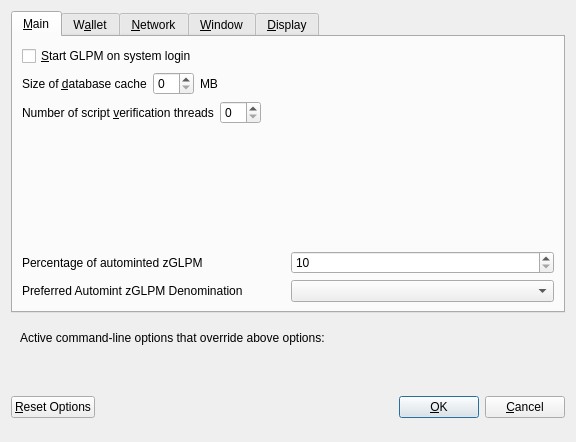
<?xml version="1.0" encoding="UTF-8"?>
<ui version="4.0">
 <class>OptionsDialog</class>
 <widget class="QDialog" name="OptionsDialog">
  <property name="geometry">
   <rect>
    <x>0</x>
    <y>0</y>
    <width>576</width>
    <height>442</height>
   </rect>
  </property>
  <property name="windowTitle">
   <string>Options</string>
  </property>
  <property name="modal">
   <bool>true</bool>
  </property>
  <layout class="QVBoxLayout" name="verticalLayout">
   <item>
    <widget class="QTabWidget" name="tabWidget">
     <property name="currentIndex">
      <number>0</number>
     </property>
     <widget class="QWidget" name="tabMain">
      <attribute name="title">
       <string>&amp;Main</string>
      </attribute>
      <layout class="QVBoxLayout" name="verticalLayout_Main">
       <item>
        <widget class="QCheckBox" name="bitcoinAtStartup">
         <property name="toolTip">
          <string>Automatically start GLPM after logging in to the system.</string>
         </property>
         <property name="text">
          <string>&amp;Start GLPM on system login</string>
         </property>
        </widget>
       </item>
       <item>
        <layout class="QHBoxLayout" name="horizontalLayout_2_Main">
         <item>
          <widget class="QLabel" name="databaseCacheLabel">
           <property name="text">
            <string>Size of &amp;database cache</string>
           </property>
           <property name="textFormat">
            <enum>Qt::PlainText</enum>
           </property>
           <property name="buddy">
            <cstring>databaseCache</cstring>
           </property>
          </widget>
         </item>
         <item>
          <widget class="QSpinBox" name="databaseCache"/>
         </item>
         <item>
          <widget class="QLabel" name="databaseCacheUnitLabel">
           <property name="text">
            <string>MB</string>
           </property>
           <property name="textFormat">
            <enum>Qt::PlainText</enum>
           </property>
          </widget>
         </item>
         <item>
          <spacer name="horizontalSpacer_2_Main">
           <property name="orientation">
            <enum>Qt::Horizontal</enum>
           </property>
           <property name="sizeHint" stdset="0">
            <size>
             <width>40</width>
             <height>20</height>
            </size>
           </property>
          </spacer>
         </item>
        </layout>
       </item>
       <item>
        <layout class="QHBoxLayout" name="horizontalLayout_3_Main">
         <item>
          <widget class="QLabel" name="threadsScriptVerifLabel">
           <property name="text">
            <string>Number of script &amp;verification threads</string>
           </property>
           <property name="textFormat">
            <enum>Qt::PlainText</enum>
           </property>
           <property name="buddy">
            <cstring>threadsScriptVerif</cstring>
           </property>
          </widget>
         </item>
         <item>
          <widget class="QSpinBox" name="threadsScriptVerif">
           <property name="toolTip">
            <string>(0 = auto, &lt;0 = leave that many cores free)</string>
           </property>
          </widget>
         </item>
         <item>
          <spacer name="horizontalSpacer_3_Main">
           <property name="orientation">
            <enum>Qt::Horizontal</enum>
           </property>
           <property name="sizeHint" stdset="0">
            <size>
             <width>40</width>
             <height>20</height>
            </size>
           </property>
          </spacer>
         </item>
        </layout>
       </item>
       <item>
        <spacer name="verticalSpacer_2">
         <property name="orientation">
          <enum>Qt::Vertical</enum>
         </property>
         <property name="sizeHint" stdset="0">
          <size>
           <width>20</width>
           <height>40</height>
          </size>
         </property>
        </spacer>
       </item>
       <item>
        <layout class="QHBoxLayout" name="horizontalLayout_3">
         <item>
          <widget class="QLabel" name="percentage_label">
           <property name="toolTip">
            <string>Percentage of incoming GLPM which get automatically converted to zGLPM via Zerocoin Protocol (min: 10%)</string>
           </property>
           <property name="text">
            <string>Percentage of autominted zGLPM</string>
           </property>
          </widget>
         </item>
         <item>
          <widget class="QSpinBox" name="zeromintPercentage">
           <property name="minimum">
            <number>10</number>
           </property>
           <property name="maximum">
            <number>100</number>
           </property>
          </widget>
         </item>
        </layout>
       </item>
       <item>
        <layout class="QHBoxLayout" name="horizontalLayout" stretch="0,0">
         <property name="sizeConstraint">
          <enum>QLayout::SetFixedSize</enum>
         </property>
         <item>
          <widget class="QLabel" name="labelPreferredDenom">
           <property name="maximumSize">
            <size>
             <width>16777215</width>
             <height>16777215</height>
            </size>
           </property>
           <property name="toolTip">
            <string>Wait with automatic conversion to Zerocoin until enough GLPM for this denomination is available</string>
           </property>
           <property name="text">
            <string>Preferred Automint zGLPM Denomination</string>
           </property>
          </widget>
         </item>
         <item>
          <widget class="QComboBox" name="preferredDenom">
           <property name="maximumSize">
            <size>
             <width>16777215</width>
             <height>27</height>
            </size>
           </property>
           <property name="toolTip">
            <string>Wait with automatic conversion to Zerocoin until enough GLPM for this denomination is available</string>
           </property>
           <property name="maxVisibleItems">
            <number>9</number>
           </property>
           <property name="maxCount">
            <number>9</number>
           </property>
          </widget>
         </item>
        </layout>
       </item>
      </layout>
     </widget>
     <widget class="QWidget" name="tabWallet">
      <attribute name="title">
       <string>W&amp;allet</string>
      </attribute>
      <layout class="QVBoxLayout" name="verticalLayout_Wallet">
       <item>
        <widget class="QGroupBox" name="groupBox">
         <property name="title">
          <string>Expert</string>
         </property>
         <layout class="QVBoxLayout" name="verticalLayout_2">
          <item>
           <widget class="QCheckBox" name="coinControlFeatures">
            <property name="toolTip">
             <string>Whether to show coin control features or not.</string>
            </property>
            <property name="text">
             <string>Enable coin &amp;control features</string>
            </property>
           </widget>
          </item>
          <item>
           <widget class="QCheckBox" name="showMasternodesTab">
            <property name="toolTip">
             <string>Show additional tab listing all your masternodes in first sub-tab&lt;br/&gt;and all masternodes on the network in second sub-tab.</string>
            </property>
            <property name="text">
             <string>Show Masternodes Tab</string>
            </property>
           </widget>
          </item>
          <item>
           <widget class="QCheckBox" name="spendZeroConfChange">
            <property name="toolTip">
             <string>If you disable the spending of unconfirmed change, the change from a transaction&lt;br/&gt;cannot be used until that transaction has at least one confirmation.&lt;br/&gt;This also affects how your balance is computed.</string>
            </property>
            <property name="text">
             <string>&amp;Spend unconfirmed change</string>
            </property>
           </widget>
          </item>
         </layout>
        </widget>
       </item>
       <item>
        <spacer name="verticalSpacer_Wallet">
         <property name="orientation">
          <enum>Qt::Vertical</enum>
         </property>
         <property name="sizeHint" stdset="0">
          <size>
           <width>20</width>
           <height>40</height>
          </size>
         </property>
        </spacer>
       </item>
      </layout>
     </widget>
     <widget class="QWidget" name="tabNetwork">
      <attribute name="title">
       <string>&amp;Network</string>
      </attribute>
      <layout class="QVBoxLayout" name="verticalLayout_Network">
       <item>
        <widget class="QCheckBox" name="mapPortUpnp">
         <property name="toolTip">
          <string>Automatically open the GLPM client port on the router. This only works when your router supports UPnP and it is enabled.</string>
         </property>
         <property name="text">
          <string>Map port using &amp;UPnP</string>
         </property>
        </widget>
       </item>
       <item>
        <widget class="QCheckBox" name="allowIncoming">
         <property name="toolTip">
          <string>Accept connections from outside</string>
         </property>
         <property name="text">
          <string>Allow incoming connections</string>
         </property>
        </widget>
       </item>
       <item>
        <widget class="QCheckBox" name="connectSocks">
         <property name="toolTip">
          <string>Connect to the GLPM network through a SOCKS5 proxy.</string>
         </property>
         <property name="text">
          <string>&amp;Connect through SOCKS5 proxy (default proxy):</string>
         </property>
        </widget>
       </item>
       <item>
        <layout class="QHBoxLayout" name="horizontalLayout_1_Network">
         <item>
          <widget class="QLabel" name="proxyIpLabel">
           <property name="text">
            <string>Proxy &amp;IP:</string>
           </property>
           <property name="textFormat">
            <enum>Qt::PlainText</enum>
           </property>
           <property name="buddy">
            <cstring>proxyIp</cstring>
           </property>
          </widget>
         </item>
         <item>
          <widget class="QValidatedLineEdit" name="proxyIp">
           <property name="minimumSize">
            <size>
             <width>140</width>
             <height>0</height>
            </size>
           </property>
           <property name="maximumSize">
            <size>
             <width>140</width>
             <height>16777215</height>
            </size>
           </property>
           <property name="toolTip">
            <string>IP address of the proxy (e.g. IPv4: 127.0.0.1 / IPv6: ::1)</string>
           </property>
          </widget>
         </item>
         <item>
          <widget class="QLabel" name="proxyPortLabel">
           <property name="text">
            <string>&amp;Port:</string>
           </property>
           <property name="textFormat">
            <enum>Qt::PlainText</enum>
           </property>
           <property name="buddy">
            <cstring>proxyPort</cstring>
           </property>
          </widget>
         </item>
         <item>
          <widget class="QLineEdit" name="proxyPort">
           <property name="minimumSize">
            <size>
             <width>55</width>
             <height>0</height>
            </size>
           </property>
           <property name="maximumSize">
            <size>
             <width>55</width>
             <height>16777215</height>
            </size>
           </property>
           <property name="toolTip">
            <string>Port of the proxy (e.g. 9050)</string>
           </property>
          </widget>
         </item>
         <item>
          <spacer name="horizontalSpacer_1_Network">
           <property name="orientation">
            <enum>Qt::Horizontal</enum>
           </property>
           <property name="sizeHint" stdset="0">
            <size>
             <width>40</width>
             <height>20</height>
            </size>
           </property>
          </spacer>
         </item>
        </layout>
       </item>
       <item>
        <spacer name="verticalSpacer_Network">
         <property name="orientation">
          <enum>Qt::Vertical</enum>
         </property>
         <property name="sizeHint" stdset="0">
          <size>
           <width>20</width>
           <height>40</height>
          </size>
         </property>
        </spacer>
       </item>
      </layout>
     </widget>
     <widget class="QWidget" name="tabWindow">
      <attribute name="title">
       <string>&amp;Window</string>
      </attribute>
      <layout class="QVBoxLayout" name="verticalLayout_Window">
       <item>
        <widget class="QCheckBox" name="minimizeToTray">
         <property name="toolTip">
          <string>Show only a tray icon after minimizing the window.</string>
         </property>
         <property name="text">
          <string>&amp;Minimize to the tray instead of the taskbar</string>
         </property>
        </widget>
       </item>
       <item>
        <widget class="QCheckBox" name="minimizeOnClose">
         <property name="toolTip">
          <string>Minimize instead of exit the application when the window is closed. When this option is enabled, the application will be closed only after selecting Quit in the menu.</string>
         </property>
         <property name="text">
          <string>M&amp;inimize on close</string>
         </property>
        </widget>
       </item>
       <item>
        <spacer name="verticalSpacer_Window">
         <property name="orientation">
          <enum>Qt::Vertical</enum>
         </property>
         <property name="sizeHint" stdset="0">
          <size>
           <width>20</width>
           <height>40</height>
          </size>
         </property>
        </spacer>
       </item>
      </layout>
     </widget>
     <widget class="QWidget" name="tabDisplay">
      <attribute name="title">
       <string>&amp;Display</string>
      </attribute>
      <layout class="QVBoxLayout" name="verticalLayout_Display">
       <item>
        <layout class="QHBoxLayout" name="horizontalLayout_1_Display">
         <item>
          <widget class="QLabel" name="langLabel">
           <property name="text">
            <string>User Interface &amp;language:</string>
           </property>
           <property name="textFormat">
            <enum>Qt::PlainText</enum>
           </property>
           <property name="buddy">
            <cstring>lang</cstring>
           </property>
          </widget>
         </item>
         <item>
          <widget class="QValueComboBox" name="lang">
           <property name="toolTip">
            <string>The user interface language can be set here. This setting will take effect after restarting GLPM.</string>
           </property>
          </widget>
         </item>
        </layout>
       </item>
       <item>
        <widget class="QLabel" name="label_3">
         <property name="toolTip">
          <string notr="true"/>
         </property>
         <property name="statusTip">
          <string notr="true"/>
         </property>
         <property name="whatsThis">
          <string notr="true"/>
         </property>
         <property name="accessibleName">
          <string notr="true"/>
         </property>
         <property name="text">
          <string>Language missing or translation incomplete? Help contributing translations here:
https://www.transifex.com/GLPM-project/GLPM-project-translations</string>
         </property>
         <property name="wordWrap">
          <bool>true</bool>
         </property>
         <property name="openExternalLinks">
          <bool>true</bool>
         </property>
         <property name="textInteractionFlags">
          <set>Qt::TextBrowserInteraction</set>
         </property>
        </widget>
       </item>
       <item>
        <layout class="QHBoxLayout" name="horizontalLayout_4_Display" stretch="0,0">
         <item>
          <widget class="QLabel" name="themeLabel">
           <property name="text">
            <string>User Interface Theme:</string>
           </property>
          </widget>
         </item>
         <item>
          <widget class="QValueComboBox" name="theme"/>
         </item>
        </layout>
       </item>
       <item>
        <widget class="Line" name="line">
         <property name="orientation">
          <enum>Qt::Horizontal</enum>
         </property>
        </widget>
       </item>
       <item>
        <layout class="QHBoxLayout" name="horizontalLayout_2_Display">
         <item>
          <widget class="QLabel" name="unitLabel">
           <property name="text">
            <string>&amp;Unit to show amounts in:</string>
           </property>
           <property name="textFormat">
            <enum>Qt::PlainText</enum>
           </property>
           <property name="buddy">
            <cstring>unit</cstring>
           </property>
          </widget>
         </item>
         <item>
          <widget class="QValueComboBox" name="unit">
           <property name="toolTip">
            <string>Choose the default subdivision unit to show in the interface and when sending coins.</string>
           </property>
          </widget>
         </item>
        </layout>
       </item>
       <item>
        <layout class="QHBoxLayout" name="horizontalLayout_5_Display">
         <item>
          <widget class="QLabel" name="digitsLabel">
           <property name="text">
            <string>Decimal digits</string>
           </property>
          </widget>
         </item>
         <item>
          <widget class="QValueComboBox" name="digits"/>
         </item>
        </layout>
       </item>
       <item>
        <layout class="QHBoxLayout" name="horizontalLayout_3_Display">
         <item>
          <widget class="QLabel" name="thirdPartyTxUrlsLabel">
           <property name="toolTip">
            <string>Third party URLs (e.g. a block explorer) that appear in the transactions tab as context menu items. %s in the URL is replaced by transaction hash. Multiple URLs are separated by vertical bar |.</string>
           </property>
           <property name="text">
            <string>Third party transaction URLs</string>
           </property>
           <property name="buddy">
            <cstring>thirdPartyTxUrls</cstring>
           </property>
          </widget>
         </item>
         <item>
          <widget class="QLineEdit" name="thirdPartyTxUrls">
           <property name="toolTip">
            <string>Third party URLs (e.g. a block explorer) that appear in the transactions tab as context menu items. %s in the URL is replaced by transaction hash. Multiple URLs are separated by vertical bar |.</string>
           </property>
          </widget>
         </item>
        </layout>
       </item>
       <item>
        <spacer name="verticalSpacer">
         <property name="orientation">
          <enum>Qt::Vertical</enum>
         </property>
         <property name="sizeHint" stdset="0">
          <size>
           <width>20</width>
           <height>40</height>
          </size>
         </property>
        </spacer>
       </item>
      </layout>
     </widget>
    </widget>
   </item>
   <item>
    <widget class="QFrame" name="frame">
     <layout class="QVBoxLayout" name="verticalLayout_Bottom">
      <item>
       <layout class="QHBoxLayout" name="horizontalLayout_Bottom">
        <item>
         <widget class="QLabel" name="overriddenByCommandLineInfoLabel">
          <property name="text">
           <string>Active command-line options that override above options:</string>
          </property>
          <property name="textFormat">
           <enum>Qt::PlainText</enum>
          </property>
         </widget>
        </item>
        <item>
         <spacer name="horizontalSpacer_Bottom">
          <property name="orientation">
           <enum>Qt::Horizontal</enum>
          </property>
          <property name="sizeHint" stdset="0">
           <size>
            <width>40</width>
            <height>20</height>
           </size>
          </property>
         </spacer>
        </item>
       </layout>
      </item>
      <item>
       <widget class="QLabel" name="overriddenByCommandLineLabel">
        <property name="text">
         <string/>
        </property>
        <property name="textFormat">
         <enum>Qt::PlainText</enum>
        </property>
        <property name="wordWrap">
         <bool>true</bool>
        </property>
       </widget>
      </item>
     </layout>
    </widget>
   </item>
   <item>
    <layout class="QHBoxLayout" name="horizontalLayout_Buttons">
     <item>
      <widget class="QPushButton" name="resetButton">
       <property name="toolTip">
        <string>Reset all client options to default.</string>
       </property>
       <property name="text">
        <string>&amp;Reset Options</string>
       </property>
       <property name="autoDefault">
        <bool>false</bool>
       </property>
      </widget>
     </item>
     <item>
      <spacer name="horizontalSpacer_1">
       <property name="orientation">
        <enum>Qt::Horizontal</enum>
       </property>
       <property name="sizeHint" stdset="0">
        <size>
         <width>40</width>
         <height>48</height>
        </size>
       </property>
      </spacer>
     </item>
     <item>
      <widget class="QLabel" name="statusLabel">
       <property name="minimumSize">
        <size>
         <width>200</width>
         <height>0</height>
        </size>
       </property>
       <property name="font">
        <font>
         <weight>75</weight>
         <bold>true</bold>
        </font>
       </property>
       <property name="text">
        <string/>
       </property>
       <property name="textFormat">
        <enum>Qt::PlainText</enum>
       </property>
       <property name="wordWrap">
        <bool>true</bool>
       </property>
      </widget>
     </item>
     <item>
      <spacer name="horizontalSpacer_2">
       <property name="orientation">
        <enum>Qt::Horizontal</enum>
       </property>
       <property name="sizeHint" stdset="0">
        <size>
         <width>40</width>
         <height>48</height>
        </size>
       </property>
      </spacer>
     </item>
     <item>
      <widget class="QPushButton" name="okButton">
       <property name="text">
        <string>&amp;OK</string>
       </property>
       <property name="autoDefault">
        <bool>false</bool>
       </property>
       <property name="default">
        <bool>true</bool>
       </property>
      </widget>
     </item>
     <item>
      <widget class="QPushButton" name="cancelButton">
       <property name="text">
        <string>&amp;Cancel</string>
       </property>
       <property name="autoDefault">
        <bool>false</bool>
       </property>
      </widget>
     </item>
    </layout>
   </item>
  </layout>
 </widget>
 <customwidgets>
  <customwidget>
   <class>QValidatedLineEdit</class>
   <extends>QLineEdit</extends>
   <header>qvalidatedlineedit.h</header>
  </customwidget>
  <customwidget>
   <class>QValueComboBox</class>
   <extends>QComboBox</extends>
   <header>qvaluecombobox.h</header>
  </customwidget>
 </customwidgets>
 <resources/>
 <connections/>
</ui>
